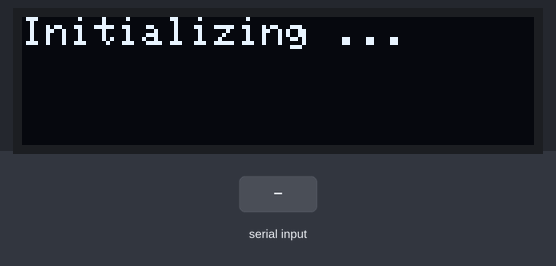
Bench run of a sketch on a simulated Arduino Uno, built for the host (arithmetic inside an expression is 32-bit, double 64-bit). Shown: 128×32 one-colour display. Inputs (shaded band) come from the test bench. What the sketch prints to the serial monitor is not drawn.

Above: at 0.1 s.
2.3 s: "A\n" received over the second serial link
At 2.9 s:
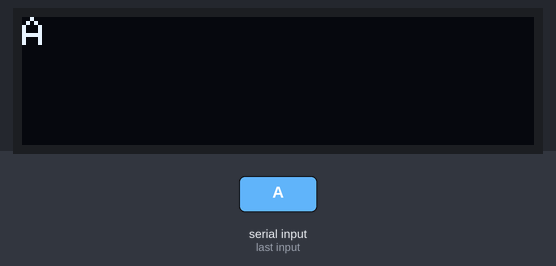
3.8 s: "1\n" received over the second serial link
At 5.2 s:
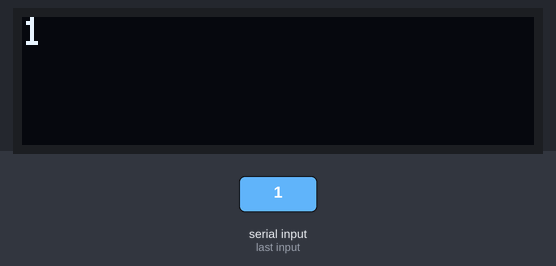
Timing chart, 0 to 6.8 s (numbered marks = the images above; inputs shaded):
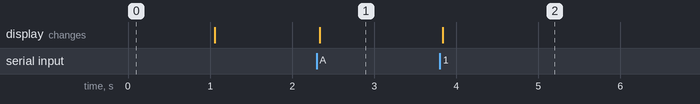

Measured:
- after the input at 2.3 s, the display: changes at once (image 1)
- after the input at 3.8 s, the display: changes at once (image 2)

The sketch:

BLEsleepHandshake.ino
```cpp
/********************************************************************************
** Read from BLE and display on OLED
** Send symbol to BLE when connected
** The BLE toggles between sleep and awake when the button is pressed
** Updated handshake
*********************************************************************************/

// BT Library
#include <AltSoftSerial.h>
AltSoftSerial BTserial;

// Display Libraries
#include <Adafruit_GFX.h>
#include <Adafruit_SSD1306.h>
#define OLED_RESET 4
Adafruit_SSD1306 display(OLED_RESET);

// Variables
char text[64];                                  // Character buffer
char c;
boolean asleep = false;
boolean confirmedCentral = false;


// Timing variables
unsigned long startTime = 0;
unsigned long endTime = 0;
const unsigned long period_us = 1e6;            // We are using microseconds for accuracy, 1s=1e6us


// Define pin numbers
const int buttonPin = 4;                        // Button pin

// --------------------------------------------------------------------------------
// Button logic: return true of the button is pressed, otherwise return false
// For more stable code, we can debounce the button
// --------------------------------------------------------------------------------
boolean checkButton() {
  static int buttonState = HIGH;                 // Pushbutton status
  if (digitalRead(buttonPin) != buttonState) {
    buttonState = !buttonState;
    if (buttonState == HIGH)
      return true;
  }
  return false;
}


// --------------------------------------------------------------------------------
// Initialize the OLED display
// --------------------------------------------------------------------------------
void initDisplay() {
  // Initialize with the I2C addr 0x3C (for the 128x32)
  display.begin(SSD1306_SWITCHCAPVCC, 0x3C);
  display.setTextColor(WHITE); // Draw white text, otherwise writes may be invisible!
  display.cp437(true);         // Use full 256 char 'Code Page 437' font
  display.setTextSize(1);      // Set font size for display.write() to 1
}


// --------------------------------------------------------------------------------
// Show a message on the OLED display
// --------------------------------------------------------------------------------
void showMessage(char message[]) {
  display.setCursor(0, 0);     // Start at top-left corner
  display.clearDisplay();
  display.println(message);
  display.display();
}


// --------------------------------------------------------------------------------
// Forward data from Serial to the BLE module
// This is useful to set the modes of the BLE module
// --------------------------------------------------------------------------------
void forwardSerialToBLE() {
  static boolean NL = true;

  c = Serial.read();
  if (c != 10 & c != 13 )  // do not send line end characters to the HM-10
    BTserial.write(c);
  // Copy the user input to the main window; if there is a new line print the ">" character.
  if (NL) {
    Serial.print("\r\n>");
    NL = false;
  }
  Serial.write(c);
  if (c == 10)
    NL = true;
}


// --------------------------------------------------------------------------------
// This function reads characters from the HM-10
// It's main goal is to detect if the central is sending "AT+..." indicating the handshake is not completed
// If a "T" is received right after an "A", we send back the handshake confirmation
// The function always returns the new character
// --------------------------------------------------------------------------------
char receiveFromBLE() {
  static char lastChar;

  char newChar = BTserial.read();
  switch (newChar) {
    case 'A':                                       // Starting AT Command reading
      lastChar = newChar;
      break;
    case 'T':                                       // AT was received
      if (lastChar == 'A') {
        BTserial.write("PeripheralConnected");
        Serial.print("PeripheralConnected");
        delay(50); BTserial.flushInput();           // Purge buffer
        confirmedCentral = true;
        lastChar = 0;
      }
      newChar = 0;                                  // This will clear the display
      break;
    default:                                        // Receiving data
      lastChar = newChar;
  }
  return newChar;
}


// --------------------------------------------------------------------------------
// Toggle BLE sleep state
// --------------------------------------------------------------------------------
void BLEConnect() {
  // Disconnect and put to sleep
  if (!asleep) {
    BTserial.print("AT");
    delay(150);
    BTserial.print("AT+ADTY3");
    delay(50);
    BTserial.print("AT+SLEEP");
    asleep = true;
    confirmedCentral = false;
  }
  // Wake up and re-establish connection
  else {
    BTserial.print("AT+galliaestomnisdivisainpartestresquarumunamincoluntbelgaealiamaquitanitertiamquiipsorumlinguaceltaenostragalliappellantur");
    delay(350);
    BTserial.print("AT+ADTY0");
    delay(50);
    BTserial.print("AT+RESET");
    asleep = false;
  }
}


// --------------------------------------------------------------------------------
// Setup: executed once at startup or reset
// --------------------------------------------------------------------------------
void setup() {
  // Initialize the OLED display
  initDisplay();
  showMessage("Initializing ...");
  delay(1000);

  // Initialize Serial (needed for setting the mode of the BLE)
  Serial.begin(9600);

  // Initialize the BT Serial (AltSoftSerial)
  BTserial.begin(9600);
  Serial.println("BTserial started");

  // Clear the display
  showMessage(" ");
}


// --------------------------------------------------------------------------------
// Loop: main code; executed in an infinite loop
// --------------------------------------------------------------------------------
void loop() {

  // Check if the button was pressed
  // If it was, establish or re-establish a BT connection
  if (checkButton())
    BLEConnect();

  // If we are asleep, do nothing until the button is pressed again
  if (!asleep) {

    // Read from the Bluetooth module and store in a char array
    int i = 0;
    while (BTserial.available()) {
      text[i++] = receiveFromBLE();
      delay(10);                        // Allow time for new characters to come in
    }

    // If a new message was received, show it
    if (i > 0) {
      showMessage(text);
      Serial.println(text);
    }

    // Read from the Serial Monitor and send to the Bluetooth module
    if (Serial.available())
      forwardSerialToBLE();

    // If we received a message from the computer, we know we are connected. Start sending data back
    if (confirmedCentral) {
      endTime = micros();
      if (endTime - startTime >= period_us) {
        startTime = endTime;
        BTserial.print("*;");               // Added the ';' termination character
        Serial.println("*;");
      }
    }
  }

}
```
